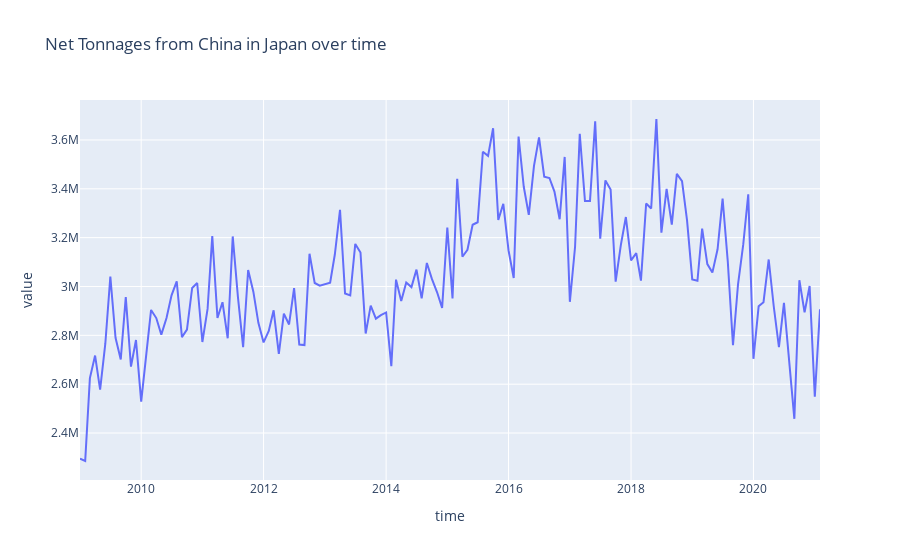

The cell this chart's notebook holds for it:
### Code cell
plot_time_trend(df[(df["country"] == "Republic of Korea") & (df["variable"] == "Net Tonnages")].sort_values(["time"]), "Net Tonnages from China in Japan over time")

### Figure 1 — Plotly figure (JSON) as saved in the notebook; plotly's stock layout.template omitted (floating-point values rounded to 4 significant figures; data arrays with more than 128 entries replaced by an {"elided": "..."} marker saying what was removed)
{"data": [{"hovertemplate": "time=%{x}<br>value=%{y}<extra></extra>", "legendgroup": "", "line": {"color": "#636efa", "dash": "solid"}, "mode": "lines", "name": "", "orientation": "v", "showlegend": false, "type": "scatter", "x": {"elided": "146 str values"}, "xaxis": "x", "y": {"elided": "146 int values"}, "yaxis": "y"}], "layout": {"legend": {"tracegroupgap": 0}, "title": {"text": "Net Tonnages from China in Japan over time"}, "xaxis": {"anchor": "y", "domain": [0, 1], "title": {"text": "time"}}, "yaxis": {"anchor": "x", "domain": [0, 1], "title": {"text": "value"}}}}
